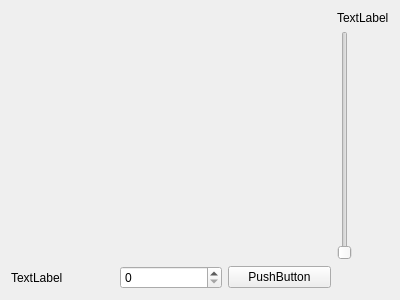
<?xml version="1.0" encoding="UTF-8"?>
<ui version="4.0">
 <class>Form</class>
 <widget class="QWidget" name="Form">
  <property name="geometry">
   <rect>
    <x>0</x>
    <y>0</y>
    <width>400</width>
    <height>300</height>
   </rect>
  </property>
  <property name="windowTitle">
   <string>Form</string>
  </property>
  <layout class="QGridLayout" name="gridLayout">
   <item row="2" column="0">
    <widget class="QLabel" name="label">
     <property name="text">
      <string>TextLabel</string>
     </property>
    </widget>
   </item>
   <item row="2" column="1">
    <widget class="QSpinBox" name="spinBox"/>
   </item>
   <item row="1" column="3">
    <widget class="QSlider" name="verticalSlider">
     <property name="orientation">
      <enum>Qt::Vertical</enum>
     </property>
    </widget>
   </item>
   <item row="1" column="0" colspan="3">
    <widget class="QLabel" name="plotPlaceHolder">
     <property name="text">
      <string/>
     </property>
    </widget>
   </item>
   <item row="2" column="2">
    <widget class="QPushButton" name="pushButton">
     <property name="text">
      <string>PushButton</string>
     </property>
    </widget>
   </item>
   <item row="0" column="3">
    <widget class="QLabel" name="label_2">
     <property name="text">
      <string>TextLabel</string>
     </property>
    </widget>
   </item>
  </layout>
 </widget>
 <resources/>
 <connections/>
</ui>
